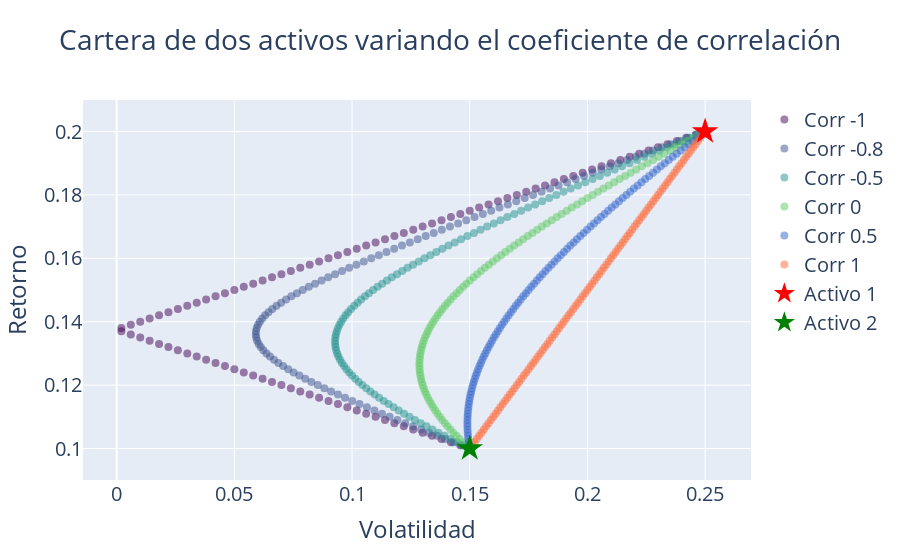

The cell this chart's notebook holds for it:
### Markdown cell above
* Si $-1 \leq \rho_{12} \leq 1$ se dice que los activos tienen correlación **lineal no perfecta**.

    - Hay beneficios de diversificación, a mayor correlación negativa mayor beneficio.

    - La rentabilidad de la cartera es igual (recordad que no depende de las relaciones entre activos).
        - $E(\tilde R_P) = w_1 E(\tilde R_1) + w_2 E(\tilde R_2)$
        $$$$
        
    - La varianza de la cartera es igual a:
        - $\sigma²(\tilde R_p)= \underset{Activo 1} {\underbrace{w_1²\sigma²(\tilde R_1)}}+\underset{Activo 2} {\underbrace{w_2²\sigma²(\tilde R_2)}}+ \underset{Relacion\ entre\ activos} {\underbrace{2w_1w_2 \rho_{12} \sigma_1 \sigma_2}}$
        $$$$

    - La volatilidad de la cartera es igual a la raiz cuadrada de la varianza.
        - $\sigma(\tilde R_p)= \sqrt{w_1²\sigma²(\tilde R_1)+w_2²\sigma²(\tilde R_2)+ 2w_1w_2 \rho_{12} \sigma_1 \sigma_2} $

### Code cell
x = np.linspace(0, 1, 101)
coef_corr_lst = [-1, -0.8, -0.5, 0, 0.5, 1]

# Definir un mapa de colores basado en coef_corr_lst
# colors = ['#440154', '#3b528b', '#21918c', '#5ec962', '#fde725', '#f0f921'] # con amarillos
colors = ["#440154", "#3b528b", "#21918c", "#5ec962", "#3366CC", "#FF6633"]

# Ajustar el tamaño de la
layout_width = 1200  # Ancho en píxeles
layout_height = 700  # Altura en píxeles

# Crear la figura de plotly
fig = go.Figure()

for idx, coef_corr_i in enumerate(coef_corr_lst):
    ret_lst = []
    std_lst = []

    for i in x:
        reti = calc_ret_cartera(i, 1 - i, ret1, ret2)
        stdi = calc_std_cartera(i, 1 - i, std1, std2, coef_corr_i)

        ret_lst.append(reti)
        std_lst.append(stdi)

    fig.add_trace(
        go.Scatter(
            x=std_lst,
            y=ret_lst,
            mode="markers",
            name=f"Corr {coef_corr_i}",
            marker=dict(color=colors[idx], size=8, opacity=0.5),
        )
    )

# Añadir puntos de activos individuales
fig.add_trace(
    go.Scatter(
        x=[std1],
        y=[ret1],
        mode="markers",
        marker=dict(color="red", size=20, symbol="star"),
        name="Activo 1",
    )
)
fig.add_trace(
    go.Scatter(
        x=[std2],
        y=[ret2],
        mode="markers",
        marker=dict(color="green", size=20, symbol="star"),
        name="Activo 2",
    )
)

# Configurar títulos y etiquetas

title_font_size = 20  # Tamaño de fuente del título

fig.update_layout(
    title="Cartera de dos activos variando el coeficiente de correlación",
    font=dict(size=title_font_size),
    title_x=0.5,
    # xanchor='center',
    xaxis_title="Volatilidad",
    yaxis_title="Retorno",
)

# Mostrar el gráfico
fig.show()
